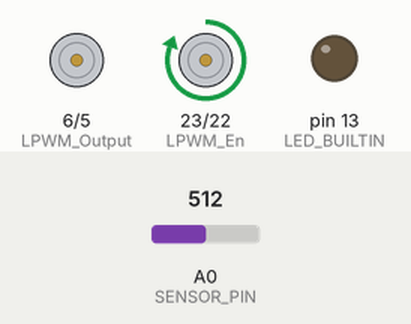
Simulated run of this sketch. Board: Arduino Mega 2560, built with avr-gcc and run on an emulated ATmega2560. Parts: motor-driver pin pairs drawn as motors (green arrow = first pin HIGH = forward, orange = second pin HIGH = backward, longer = more drive), output pins drawn as LEDs (lit = HIGH). The test bench sets the inputs (shaded band); at power-on: A0 (SENSOR_PIN) = 512.

Above: at 1.2 s.
1.3 s: A0 (SENSOR_PIN) set to 716
At 1.7 s:
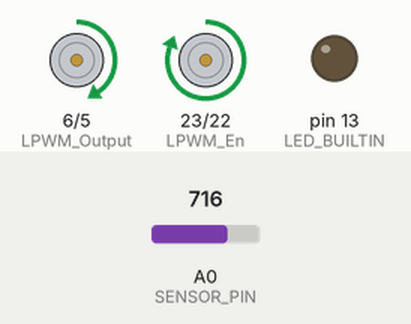
2.8 s: A0 (SENSOR_PIN) set to 900
At 4.0 s:
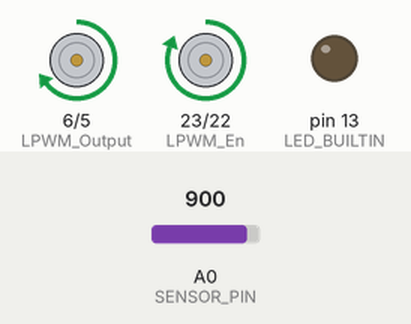
4.3 s: A0 (SENSOR_PIN) set to 511
At 5.2 s:
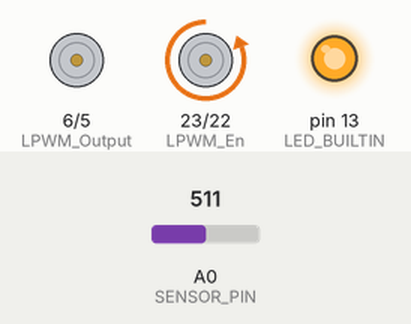
5.8 s: A0 (SENSOR_PIN) set to 306
At 6.3 s:
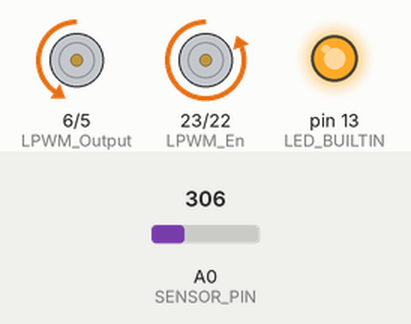
7.3 s: A0 (SENSOR_PIN) set to 122
At 8.7 s:
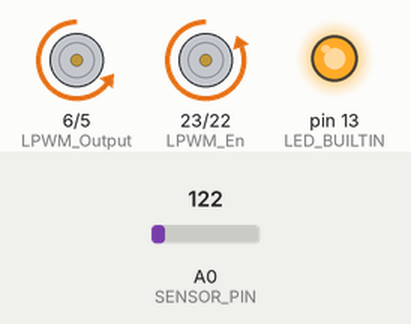
Timing chart, 0 to 9.8 s (numbered marks = the images above; inputs shaded):
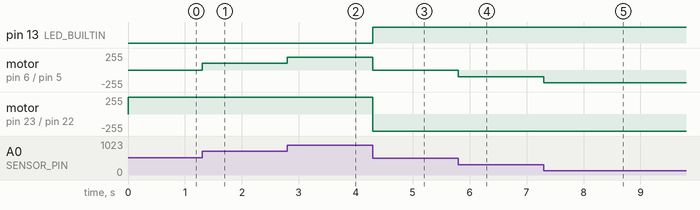

Measured:
- after the input at 1.3 s, motor on pin 6 (LPWM_Output) / pin 5 (RPWM_Output): stopped → forward 102/255 at once
- after the input at 2.8 s, motor on pin 6 (LPWM_Output) / pin 5 (RPWM_Output): forward 102/255 → forward 194/255 at once
- after the input at 4.3 s, pin 13 (LED_BUILTIN): LOW → HIGH at once; motor on pin 6 (LPWM_Output) / pin 5 (RPWM_Output): forward 194/255 → stopped at once; motor on pin 23 (LPWM_En) / pin 22 (RPWM_En): forward 255/255 → backward 255/255 at once
- after the input at 5.8 s, motor on pin 6 (LPWM_Output) / pin 5 (RPWM_Output): stopped → backward 102/255 at once
- after the input at 7.3 s, motor on pin 6 (LPWM_Output) / pin 5 (RPWM_Output): backward 102/255 → backward 194/255 at once

The sketch:

DCDC_test_mega.ino
```cpp
/*
IBT-2 Motor Control Board driven by Arduino.

Speed and direction controlled by a potentiometer attached to analog input 0.
One side pin of the potentiometer (either one) to ground; the other side pin to +5V

Connection to the IBT-2 board:
IBT-2 pin 1 (RPWM) to Arduino pin 5(PWM)
IBT-2 pin 2 (LPWM) to Arduino pin 6(PWM)
IBT-2 pins 3 (R_EN), 4 (L_EN), 7 (VCC) to Arduino 5V pin
IBT-2 pin 8 (GND) to Arduino GND
IBT-2 pins 5 (R_IS) and 6 (L_IS) not connected
*/

int SENSOR_PIN = 0; // center pin of the potentiometer

int RPWM_Output = 5; // Arduino PWM output pin 5; connect to IBT-2 pin 1 (RPWM)
int LPWM_Output = 6; // Arduino PWM output pin 6; connect to IBT-2 pin 2 (LPWM)
int RPWM_En = 22; // Arduino PWM output pin 8; connect to IBT-2 pin 3 (R_EN)
int LPWM_En = 23; // Arduino PWM output pin 9; connect to IBT-2 pin 4 (L_EN)

void setup()
{
  Serial.begin(9600);
  pinMode(RPWM_Output, OUTPUT);
  pinMode(LPWM_Output, OUTPUT);
  pinMode(RPWM_En, OUTPUT);
  pinMode(LPWM_En, OUTPUT);
  pinMode(LED_BUILTIN, OUTPUT);
}

void loop()
{
  int sensorValue = analogRead(SENSOR_PIN);

  // sensor value is in the range 0 to 1023
  // the lower half of it we use for reverse rotation; the upper half for forward rotation
  if (sensorValue < 512)
  {
    // reverse rotation
    unsigned int reversePWM = (511 - sensorValue) / 2;
    //int reversePWM = 255;
    digitalWrite(RPWM_En, HIGH);
    digitalWrite(LPWM_En, LOW);
    analogWrite(LPWM_Output, 0);
    analogWrite(RPWM_Output, reversePWM);
    digitalWrite(LED_BUILTIN, HIGH);
  }
  else
  {
    // forward rotation
    unsigned int forwardPWM = (sensorValue - 512) / 2;
    //int forwardPWM = 255;
    digitalWrite(RPWM_En, LOW);
    digitalWrite(LPWM_En, HIGH);
    analogWrite(LPWM_Output, forwardPWM);
    analogWrite(RPWM_Output, 0);
    digitalWrite(LED_BUILTIN, LOW);
  }
  // Serial.print(sensorValue, DEC);
  // Serial.print("\n");
}
```
